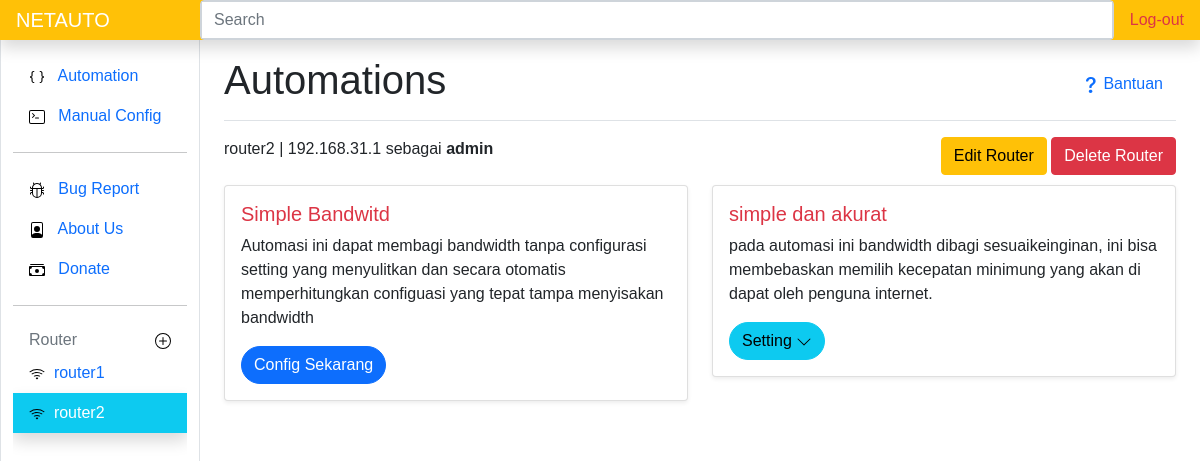
Page /2/router (signed in) on the committed database.
### routerapp/models.py (models this page shows, shortened)
class Routerm(models.Model):
    nama = models.CharField(max_length=50)
    host = models.CharField(max_length=50)
    user = models.CharField(max_length=30)
    password = models.CharField(max_length=50, blank=True)
    kecepatan_download = models.IntegerField(blank=True)
    kecepatan_upload = models.IntegerField(blank=True)
    pub_date = models.DateField(auto_now=True)

class Automation(models.Model):
    autokey = models.CharField(unique=True, max_length=50)
    nama = models.CharField(max_length=50)
    deskripsi = models.TextField()
    status = models.CharField(max_length=15, blank=True)

### routerapp/views.py (the view)
# urls.py: path('<int:id>/router',views.detailrouter, name='router'),
@login_required(login_url=settings.LOGIN_URL)
def detailrouter(request, id):
    auto1 = Automation.objects.filter(autokey="auto1")
    auto2 = Automation.objects.filter(autokey="auto2")
    nyala1 = Automationon.objects.filter(auto=1, router=id)
    nyala2 = Automationon.objects.filter(auto=2, router=id)
    routerside = Routerm.objects.all()
    idk = id
    router = Routerm.objects.filter(pk=id)
    auto2form=auto2Form
    context = {
        'auto1': auto1,
        'auto2': auto2,
        'router': router,
        'routerside': routerside,
        'idk': idk,
        'auto2form':auto2form,
        'nyala1':nyala1,
        'nyala2':nyala2
    }
    return render(request, 'detailrouter.html', context)

### routerapp/templates/detailrouter.html (shortened to what this page needs)
{% extends 'base.html' %}
{% load static %}
{% block judul %}
Automations
{% endblock judul %}
{% block content %}
    {% for router in router %}
    {{router.nama}} |
    {{router.host}} sebagai <strong> {{router.user}}</strong>
    <div class="float-end">
      <a class="btn btn-warning mr-4" href="{% url 'uprouter' router.id %}">Edit Router</a>
      <button type="button" class="btn btn-danger" data-bs-toggle="modal" data-bs-target="#modaldelrouter">
        Delete Router
      </button>
    </div>
    <div id="auto" class="row mt-4">
      {% include 'auto.html' %}
    </div>
      {% endfor %}
{% endblock content %}
{% block routerside %}
    {% include "routerside.html" %}
{% endblock routerside %}

### templates/routerside.html (shortened to what this page needs)
<div class="pb-lg-5 overflow-auto">
    {% load static %}
    {% for routerside in routerside %}
    <li class="nav-item">
        <a class="nav-link {% if routerside.id == idk %}shadow text-white bg-info{% endif %}" href="{% url 'router' routerside.id %}">
            <img src="{% static 'icons/wifi.svg' %}" alt="">&nbsp;
            {{routerside.nama}}
        </a>
    </li>
    {% endfor %}
</div>

### templates/auto.html (shortened to what this page needs)
  {% load static %}
 {% for auto1 in auto1 %}
       <div class="col-sm-6 ">
         <div class="card shadow-sm">
           <div class="card-body">
             <h5 class="card-title text-danger">{{auto1.nama}}
                </h5>
             <p class="card-text">{{auto1.deskripsi|truncatechars:180}}</p>
             <a href="{% url 'urlauto1' router.id %}" class="btn btn-primary rounded-pill">Config Sekarang</a>
            </div>
          </div>
        </div>
        {% endfor %}
        {% for auto2 in auto2 %}
        <div class="col-sm-6 ">
          <div class="card shadow-sm">
            <div class="card-body">
              <h5 class="card-title text-danger">{{auto2.nama}}
              </h5>
              <p class="card-text">{{auto2.deskripsi|truncatechars:180}}</p>
              <button id="auto2" class="btn btn-info rounded-pill">Setting <img src="{% static 'icons/autodown.svg' %}" alt=""></button>
            </div>
          </div>
        </div>
        {% endfor %}

### templates/base.html (style rules this page uses)
body { font-family:Arial, Helvetica, sans-serif; }

### rows in the picture
Routerm: nama "router1"
Routerm: nama "router2", host "192.168.31.1", user "admin"
Automation: nama "Simple Bandwitd", deskripsi "Automasi ini dapat membagi bandwidth tanpa configurasi setting yang menyulitkan dan secara otomatis memperhitungkan configuasi yang tepat tampa menyisakan bandwidth"
Automation: nama "simple dan akurat", deskripsi "pada automasi ini bandwidth dibagi sesuaikeinginan, ini bisa membebaskan memilih kecepatan minimung yang akan di dapat oleh penguna internet."
